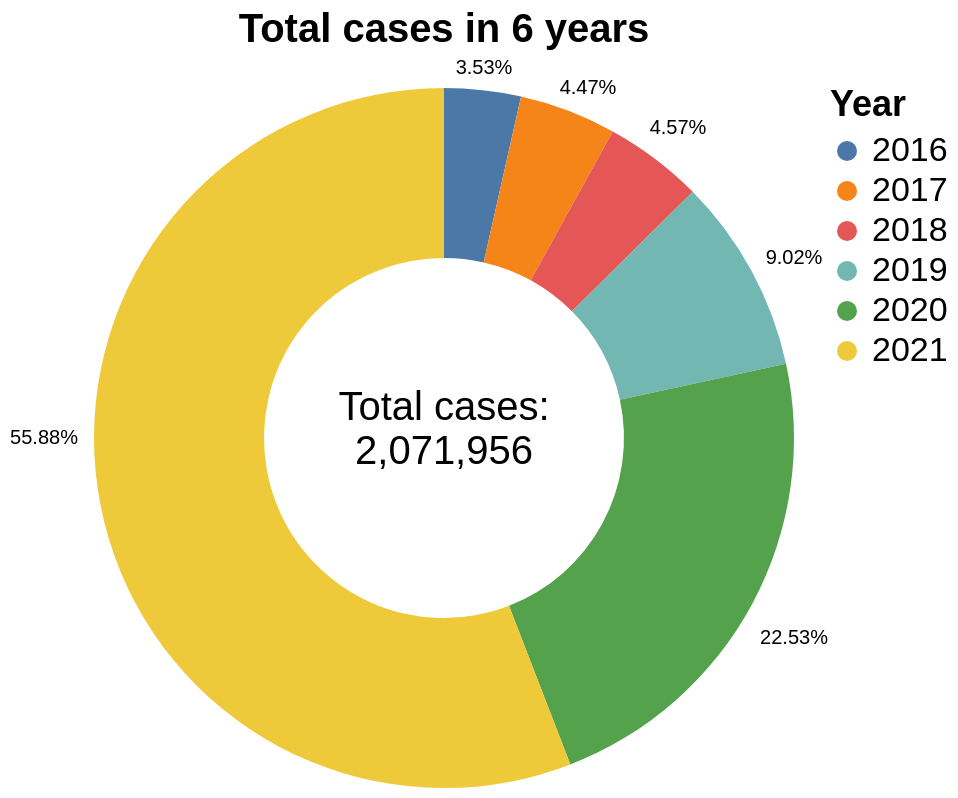

Here is the Vega-Lite specification saved for this chart:
### Vega-Lite specification from a JSON file in a GitHub repository (floating-point values rounded to 4 significant figures)
{"$schema": "https://vega.github.io/schema/vega-lite/v5.json", "title": "Total cases in 6 years", "config": {"title": {"color": "black", "fontSize": 20}}, "description": "Total cases in 6 years", "width": 350, "height": 350, "data": {"values": [{"Year": "2016", "value": 73213, "Total": "total", "cases": 2071956}, {"Year": "2017", "value": 92708}, {"Year": "2018", "value": 94728}, {"Year": "2019", "value": 186804}, {"Year": "2020", "value": 466717}, {"Year": "2021", "value": 1157786}]}, "layer": [{"mark": {"type": "arc", "innerRadius": 90}, "encoding": {"theta": {"field": "value", "type": "quantitative"}, "color": {"field": "Year", "type": "nominal", "legend": {"titleColor": "black", "labelColor": "black", "labelFontSize": 17, "titleFontSize": 18}}, "tooltip": [{"field": "Year", "type": "nominal", "title": "Year"}, {"field": "value", "type": "quantitative", "title": "Total cases"}]}}, {"transform": [{"filter": "datum.Total == 'total'"}, {"calculate": "'Total cases: ;2,071,956'", "as": "text_annotation_raw"}, {"calculate": "split(datum.text_annotation_raw,';')", "as": "text_annotation"}], "mark": {"type": "text", "dx": 0, "dy": -15}, "encoding": {"text": {"field": "text_annotation"}, "color": {"value": "#000000"}, "size": {"value": 20}}}, {"transform": [{"filter": "datum.Year == '2016'"}, {"calculate": "'3.53%'", "as": "text_annotation_raw"}, {"calculate": "split(datum.text_annotation_raw,';')", "as": "text_annotation"}], "mark": {"type": "text", "dx": 20, "dy": -185}, "encoding": {"text": {"field": "text_annotation"}, "color": {"value": "#000000"}, "size": {"value": 10}}}, {"transform": [{"filter": "datum.Year == '2017'"}, {"calculate": "'4.47%'", "as": "text_annotation_raw"}, {"calculate": "split(datum.text_annotation_raw,';')", "as": "text_annotation"}], "mark": {"type": "text", "dx": 72, "dy": -175}, "encoding": {"text": {"field": "text_annotation"}, "color": {"value": "#000000"}, "size": {"value": 10}}}, {"transform": [{"filter": "datum.Year == '2018'"}, {"calculate": "'4.57%'", "as": "text_annotation_raw"}, {"calculate": "split(datum.text_annotation_raw,';')", "as": "text_annotation"}], "mark": {"type": "text", "dx": 117, "dy": -155}, "encoding": {"text": {"field": "text_annotation"}, "color": {"value": "#000000"}, "size": {"value": 10}}}, {"transform": [{"filter": "datum.Year == '2019'"}, {"calculate": "'9.02%'", "as": "text_annotation_raw"}, {"calculate": "split(datum.text_annotation_raw,';')", "as": "text_annotation"}], "mark": {"type": "text", "dx": 175, "dy": -90}, "encoding": {"text": {"field": "text_annotation"}, "color": {"value": "#000000"}, "size": {"value": 10}}}, {"transform": [{"filter": "datum.Year == '2020'"}, {"calculate": "'22.53%'", "as": "text_annotation_raw"}, {"calculate": "split(datum.text_annotation_raw,';')", "as": "text_annotation"}], "mark": {"type": "text", "dx": 175, "dy": 100}, "encoding": {"text": {"field": "text_annotation"}, "color": {"value": "#000000"}, "size": {"value": 10}}}, {"transform": [{"filter": "datum.Year == '2021'"}, {"calculate": "'55.88%'", "as": "text_annotation_raw"}, {"calculate": "split(datum.text_annotation_raw,';')", "as": "text_annotation"}], "mark": {"type": "text", "dx": -200, "dy": 0}, "encoding": {"text": {"field": "text_annotation"}, "color": {"value": "#000000"}, "size": {"value": 10}}}]}
